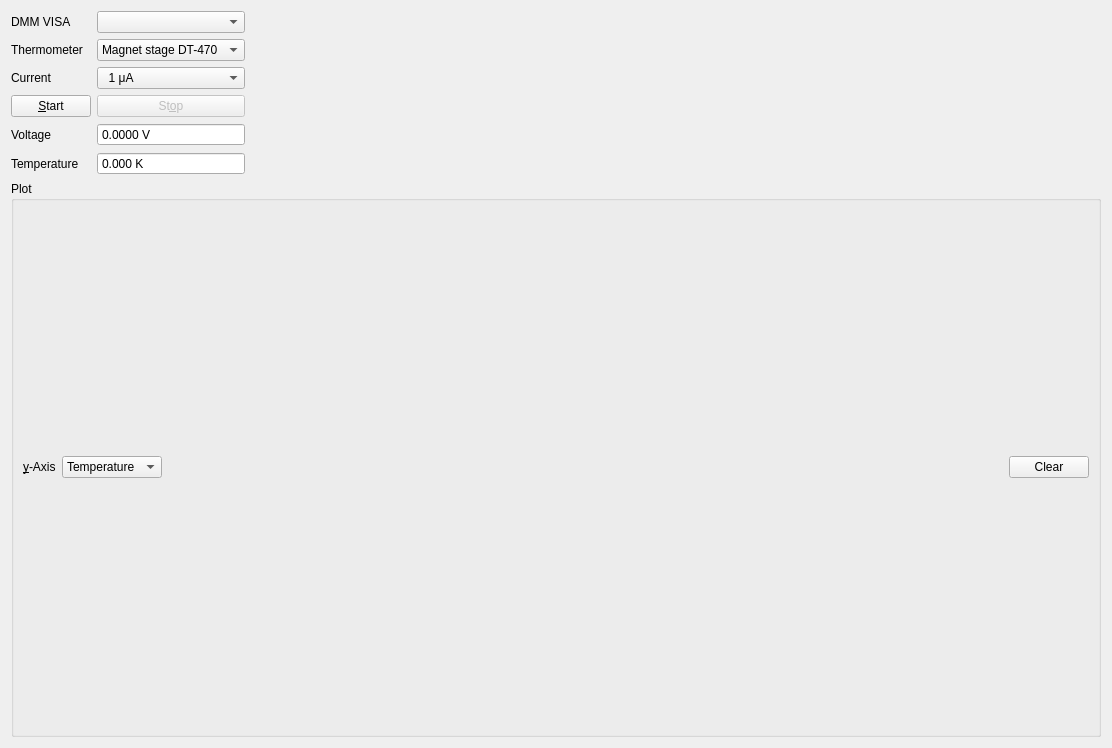
<?xml version="1.0" encoding="UTF-8"?>
<ui version="4.0">
 <class>Form</class>
 <widget class="QWidget" name="Form">
  <property name="geometry">
   <rect>
    <x>0</x>
    <y>0</y>
    <width>1112</width>
    <height>748</height>
   </rect>
  </property>
  <property name="windowTitle">
   <string>Diode thermometer readout</string>
  </property>
  <layout class="QHBoxLayout" name="horizontalLayout_4">
   <item>
    <layout class="QVBoxLayout" name="verticalLayout_2">
     <item>
      <layout class="QHBoxLayout" name="horizontalLayout_3">
       <item>
        <layout class="QGridLayout" name="gridLayout">
         <item row="1" column="0">
          <widget class="QLabel" name="label">
           <property name="text">
            <string>Thermometer</string>
           </property>
          </widget>
         </item>
         <item row="4" column="0">
          <widget class="QLabel" name="label_2">
           <property name="text">
            <string>Voltage</string>
           </property>
          </widget>
         </item>
         <item row="0" column="0">
          <widget class="QLabel" name="visaLabel">
           <property name="text">
            <string>DMM VISA</string>
           </property>
           <property name="buddy">
            <cstring>dmmVisaCombo</cstring>
           </property>
          </widget>
         </item>
         <item row="3" column="1">
          <widget class="QPushButton" name="stopPb">
           <property name="enabled">
            <bool>false</bool>
           </property>
           <property name="text">
            <string>St&amp;op</string>
           </property>
          </widget>
         </item>
         <item row="5" column="1">
          <widget class="QDoubleSpinBox" name="temperatureSb">
           <property name="readOnly">
            <bool>true</bool>
           </property>
           <property name="buttonSymbols">
            <enum>QAbstractSpinBox::NoButtons</enum>
           </property>
           <property name="suffix">
            <string> K</string>
           </property>
           <property name="decimals">
            <number>3</number>
           </property>
           <property name="maximum">
            <double>400.000000000000000</double>
           </property>
           <property name="singleStep">
            <double>0.001000000000000</double>
           </property>
          </widget>
         </item>
         <item row="5" column="0">
          <widget class="QLabel" name="label_3">
           <property name="text">
            <string>Temperature</string>
           </property>
          </widget>
         </item>
         <item row="4" column="1">
          <widget class="QDoubleSpinBox" name="voltageSb">
           <property name="readOnly">
            <bool>true</bool>
           </property>
           <property name="buttonSymbols">
            <enum>QAbstractSpinBox::NoButtons</enum>
           </property>
           <property name="suffix">
            <string> V</string>
           </property>
           <property name="decimals">
            <number>4</number>
           </property>
           <property name="maximum">
            <double>5.000000000000000</double>
           </property>
           <property name="singleStep">
            <double>0.000100000000000</double>
           </property>
          </widget>
         </item>
         <item row="3" column="0">
          <widget class="QPushButton" name="startPb">
           <property name="text">
            <string>&amp;Start</string>
           </property>
          </widget>
         </item>
         <item row="0" column="1">
          <widget class="VisaCombo" name="dmmVisaCombo">
           <property name="enabled">
            <bool>true</bool>
           </property>
          </widget>
         </item>
         <item row="1" column="1">
          <widget class="QComboBox" name="thermometerCombo">
           <item>
            <property name="text">
             <string>Magnet stage DT-470</string>
            </property>
           </item>
           <item>
            <property name="text">
             <string>3K stage DT-670</string>
            </property>
           </item>
           <item>
            <property name="text">
             <string>60K stage DT-670</string>
            </property>
           </item>
          </widget>
         </item>
         <item row="2" column="0">
          <widget class="QLabel" name="label_4">
           <property name="text">
            <string>Current</string>
           </property>
          </widget>
         </item>
         <item row="2" column="1">
          <widget class="QComboBox" name="currentCombo">
           <item>
            <property name="text">
             <string>  1 μA</string>
            </property>
           </item>
           <item>
            <property name="text">
             <string>10 μA</string>
            </property>
           </item>
          </widget>
         </item>
        </layout>
       </item>
       <item>
        <spacer name="horizontalSpacer_2">
         <property name="orientation">
          <enum>Qt::Horizontal</enum>
         </property>
         <property name="sizeHint" stdset="0">
          <size>
           <width>40</width>
           <height>20</height>
          </size>
         </property>
        </spacer>
       </item>
      </layout>
     </item>
     <item>
      <widget class="QGroupBox" name="groupBox">
       <property name="title">
        <string>Plot</string>
       </property>
       <layout class="QHBoxLayout" name="horizontalLayout_2">
        <item>
         <layout class="QVBoxLayout" name="verticalLayout">
          <item>
           <layout class="QHBoxLayout" name="horizontalLayout">
            <item>
             <widget class="QLabel" name="label_7">
              <property name="text">
               <string>&amp;y-Axis</string>
              </property>
              <property name="buddy">
               <cstring>yAxisCombo</cstring>
              </property>
             </widget>
            </item>
            <item>
             <widget class="QComboBox" name="yAxisCombo">
              <item>
               <property name="text">
                <string>Temperature</string>
               </property>
              </item>
              <item>
               <property name="text">
                <string>Voltage</string>
               </property>
              </item>
             </widget>
            </item>
            <item>
             <spacer name="horizontalSpacer">
              <property name="orientation">
               <enum>Qt::Horizontal</enum>
              </property>
              <property name="sizeHint" stdset="0">
               <size>
                <width>40</width>
                <height>20</height>
               </size>
              </property>
             </spacer>
            </item>
            <item>
             <widget class="QPushButton" name="clearPb">
              <property name="text">
               <string>Clear</string>
              </property>
             </widget>
            </item>
           </layout>
          </item>
         </layout>
        </item>
       </layout>
      </widget>
     </item>
    </layout>
   </item>
  </layout>
 </widget>
 <customwidgets>
  <customwidget>
   <class>VisaCombo</class>
   <extends>QComboBox</extends>
   <header>Visa.VisaWidgets</header>
  </customwidget>
 </customwidgets>
 <resources/>
 <connections/>
</ui>
